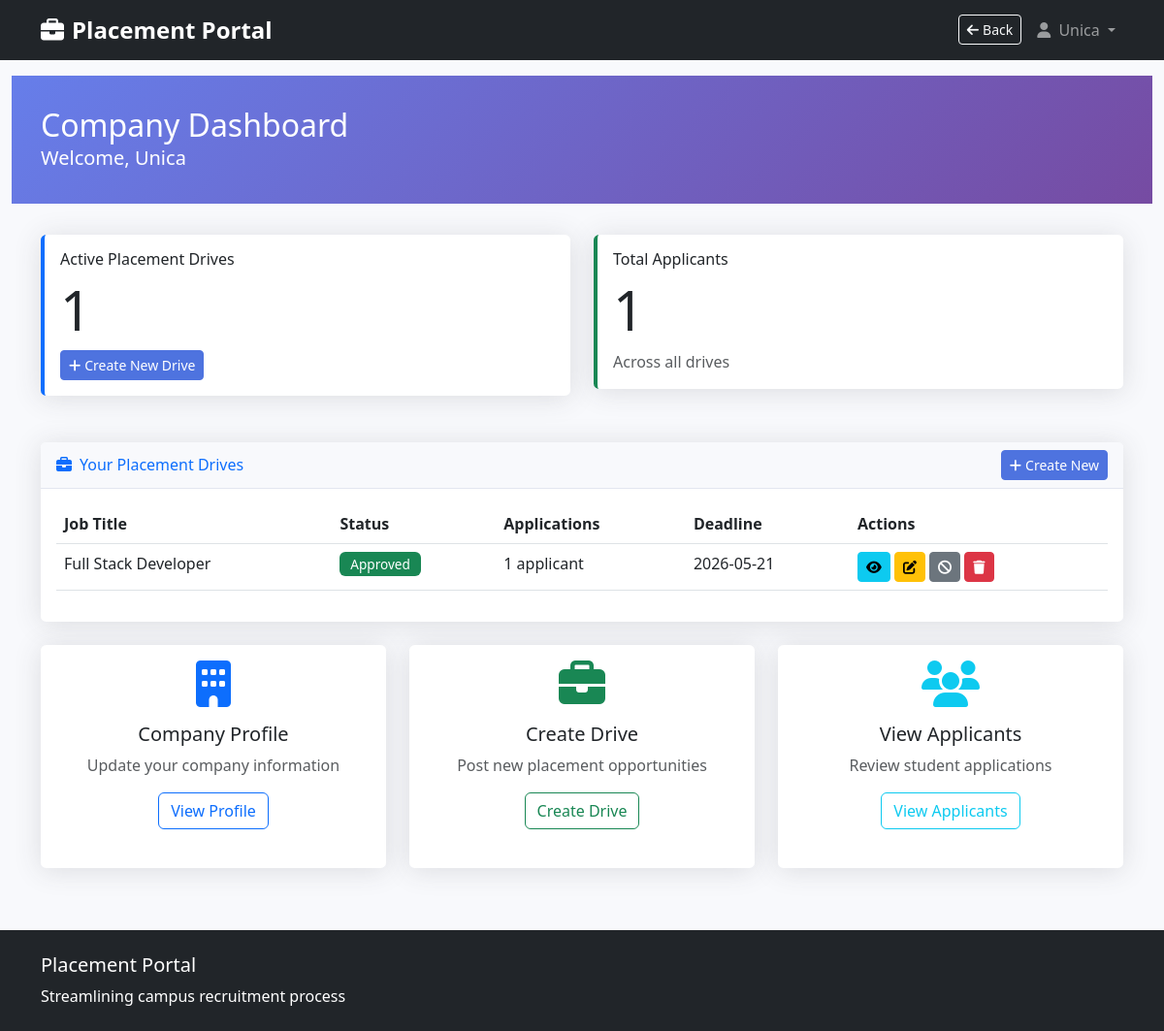
The app's page /company/dashboard (signed in) with its own data.
### models.py (models this page shows, shortened)
class Company(db.Model):
    __tablename__ = 'companies'
    id = db.Column(db.Integer, primary_key=True)
    user_id = db.Column(db.Integer, db.ForeignKey('users.id'), nullable=False, unique=True)
    company_name = db.Column(db.String(200), nullable=False)
    hr_name = db.Column(db.String(100), nullable=False)
    hr_contact = db.Column(db.String(20), nullable=False)
    website = db.Column(db.String(200))
    address = db.Column(db.Text)
    description = db.Column(db.Text)
    is_approved = db.Column(db.Boolean, default=False)
    created_at = db.Column(db.DateTime, default=datetime.utcnow)
    user = db.relationship('User', backref=db.backref('company_profile', uselist=False))
    drives = db.relationship('PlacementDrive', backref='company', lazy=True)

class PlacementDrive(db.Model):
    __tablename__ = 'placement_drives'
    id = db.Column(db.Integer, primary_key=True)
    company_id = db.Column(db.Integer, db.ForeignKey('companies.id'), nullable=False)
    job_title = db.Column(db.String(200), nullable=False)
    job_description = db.Column(db.Text, nullable=False)
    eligibility_criteria = db.Column(db.String(50), nullable=False)  # Min CGPA
    location = db.Column(db.String(100))
    salary_package = db.Column(db.String(50))
    application_deadline = db.Column(db.Date, nullable=False)
    status = db.Column(db.String(20), default='pending')  # pending, approved, rejected, closed
    created_at = db.Column(db.DateTime, default=datetime.utcnow)
    applications = db.relationship('Application', backref='drive', lazy=True)

### app.py (the view)
@app.route('/company/dashboard')
@login_required
def company_dashboard():
    if current_user.role != 'company':
        flash('Access denied.', 'danger')
        return redirect(url_for('home'))
    company = Company.query.filter_by(user_id=current_user.id).first()
    if not company:
        flash('Company profile not found.', 'danger')
        return redirect(url_for('logout'))
    drives = PlacementDrive.query.filter_by(company_id=company.id).all()
    today = datetime.utcnow().date()
    active_drives = (PlacementDrive.query
                    .filter(
                        PlacementDrive.company_id == company.id,
                        PlacementDrive.status == 'approved',
                        PlacementDrive.application_deadline >= today,
                    )
                    .order_by(PlacementDrive.application_deadline.asc())
                    .all())
    total_drives = len(drives)
    total_applicants = 0
    for drive in drives:
        total_applicants += Application.query.filter_by(drive_id=drive.id).count()
    return render_template('company/dashboard.html',
                         company=company,
                         drives=drives,
                         active_drives=active_drives,
                         total_drives=total_drives,
                         total_applicants=total_applicants)

### templates/company/dashboard.html (shortened to what this page needs)
{% extends "base.html" %}
{% block content %}
<div class="container-fluid">
    <div class="dashboard-header">
        <div class="container">
            <h1 class="h2 mb-0">Company Dashboard</h1>
            <p class="lead mb-0">Welcome, {{ company.company_name }}</p>
        </div>
    </div>
    <div class="container mt-4">
        <div class="row">
            <div class="col-md-6 mb-4">
                <div class="card stat-card border-primary">
                    <div class="card-body">
                        <h6 class="card-title">Active Placement Drives</h6>
                        <h2 class="display-4">{{ active_drives|length }}</h2>
                        {% if company.is_approved %}
                            <a href="{{ url_for('create_drive') }}" class="btn btn-primary btn-sm">
                                <i class="fas fa-plus me-1"></i>Create New Drive
                            </a>
                        {% else %}
                            <button class="btn btn-primary btn-sm" disabled>
                                <i class="fas fa-plus me-1"></i>Create New Drive
                            </button>
                        {% endif %}
                    </div>
                </div>
            </div>
            <div class="col-md-6 mb-4">
                <div class="card stat-card border-success">
                    <div class="card-body">
                        <h6 class="card-title">Total Applicants</h6>
                        <h2 class="display-4">{{ total_applicants }}</h2>
                        <p class="text-muted mb-0">Across all drives</p>
                    </div>
                </div>
            </div>
        </div>
        <div class="card">
            <div class="card-header d-flex justify-content-between align-items-center">
                <h6 class="m-0 font-weight-bold text-primary">
                    <i class="fas fa-briefcase me-2"></i>Your Placement Drives
                </h6>
                {% if company.is_approved %}
                    <a href="{{ url_for('create_drive') }}" class="btn btn-primary btn-sm">
                        <i class="fas fa-plus me-1"></i>Create New
                    </a>
                {% else %}
                    <button class="btn btn-primary btn-sm" disabled>
                        <i class="fas fa-plus me-1"></i>Create New
                    </button>
                {% endif %}
            </div>
            <div class="card-body">
                {% if drives %}
                    <div class="table-responsive">
                        <table class="table table-hover">
                            <thead>
                                <tr>
                                    <th>Job Title</th>
                                    <th>Status</th>
                                    <th>Applications</th>
                                    <th>Deadline</th>
                                    <th>Actions</th>
                                </tr>
                            </thead>
                            <tbody>
                                {% for drive in drives %}
                                    <tr>
                                        <td>{{ drive.job_title }}</td>
                                        <td>
                                            {% if drive.status == 'pending' %}
                                                <span class="badge bg-warning text-dark">Pending</span>
                                            {% elif drive.status == 'approved' %}
                                                <span class="badge bg-success">Approved</span>
                                            {% elif drive.status == 'rejected' %}
                                                <span class="badge bg-danger">Rejected</span>
                                            {% elif drive.status == 'closed' %}
                                                <span class="badge bg-danger">Closed</span>
                                            {% else %}
                                                <span class="badge bg-secondary">{{ drive.status }}</span>
                                            {% endif %}
                                        </td>
                                        <td>
                                            {% set app_count = drive.applications|length %}
                                            {{ app_count }} applicant{% if app_count != 1 %}s{% endif %}
                                        </td>
                                        <td>{{ drive.application_deadline.strftime('%Y-%m-%d') }}</td>
                                        <td>
                                            <a href="{{ url_for('view_drive_applications', drive_id=drive.id) }}"
                                               class="btn btn-sm btn-info">
                                                <i class="fas fa-eye"></i>
                                            </a>
                                            {% if drive.status != 'closed' %}
                                                <a href="{{ url_for('edit_drive', drive_id=drive.id) }}" class="btn btn-sm btn-warning">
                                                    <i class="fas fa-edit"></i>
                                                </a>
                                            {% else %}
                                                <button class="btn btn-sm btn-warning" disabled>
                                                    <i class="fas fa-edit"></i>
                                                </button>
                                            {% endif %}
                                            {% if drive.status != 'closed' %}
                                                <form method="POST" action="{{ url_for('close_drive', drive_id=drive.id) }}" class="d-inline">
                                                    <button type="submit" class="btn btn-sm btn-secondary" title="Close Drive">
                                                        <i class="fas fa-ban"></i>
                                                    </button>
                                                </form>
                                            {% else %}
                                                <button class="btn btn-sm btn-secondary" disabled title="Drive Closed">
                                                    <i class="fas fa-ban"></i>
                                                </button>
                                            {% endif %}
                                            <form method="POST" action="{{ url_for('delete_drive', drive_id=drive.id) }}" class="d-inline" onsubmit="return confirm('Are you sure you want to delete this drive?');">
                                                <button type="submit" class="btn btn-sm btn-danger" title="Delete Drive">
                                                    <i class="fas fa-trash"></i>
                                                </button>
                                            </form>
                                        </td>
                                    </tr>
                                {% endfor %}
                            </tbody>
                        </table>
                    </div>
                {% endif %}
            </div>
        </div>
        <div class="row mt-4">
            <div class="col-md-4 mb-3">
                <div class="card text-center h-100">
                    <div class="card-body">
                        <i class="fas fa-building fa-3x text-primary mb-3"></i>
                        <h5>Company Profile</h5>
                        <p class="text-muted">Update your company information</p>
                        <a href="{{ url_for('company_profile') }}" class="btn btn-outline-primary">
                            View Profile
                        </a>
                    </div>
                </div>
            </div>
            <div class="col-md-4 mb-3">
                <div class="card text-center h-100">
                    <div class="card-body">
                        <i class="fas fa-briefcase fa-3x text-success mb-3"></i>
                        <h5>Create Drive</h5>
                        <p class="text-muted">Post new placement opportunities</p>
                        {% if company.is_approved %}
                            <a href="{{ url_for('create_drive') }}" class="btn btn-outline-success">
                                Create Drive
                            </a>
                        {% else %}
                            <button class="btn btn-outline-success" disabled>
                                Create Drive
                            </button>
                        {% endif %}
                    </div>
                </div>
            </div>
            <div class="col-md-4 mb-3">
                <div class="card text-center h-100">
                    <div class="card-body">
                        <i class="fas fa-users fa-3x text-info mb-3"></i>
                        <h5>View Applicants</h5>
                        <p class="text-muted">Review student applications</p>
                        {% if active_drives %}
                            <a href="{{ url_for('view_drive_applications', drive_id=active_drives[0].id) }}"
                               class="btn btn-outline-info">
                                View Applicants
                            </a>
                        {% else %}
                            <button class="btn btn-outline-info" disabled>
                                No Active Drives
                            </button>
                        {% endif %}
                    </div>
                </div>
            </div>
        </div>
    </div>
</div>
{% endblock %}

### templates/base.html (shortened to what this page needs)
<!DOCTYPE html>
<html lang="en">
<head>
    <link href="https://cdn.jsdelivr.net/npm/bootstrap@5.3.0/dist/css/bootstrap.min.css" rel="stylesheet">
    <link rel="stylesheet" href="https://cdnjs.cloudflare.com/ajax/libs/font-awesome/6.4.0/css/all.min.css">
    <link rel="stylesheet" href="{{ url_for('static', filename='css/style.css') }}">
</head>
<body>
    <nav class="navbar navbar-expand-lg navbar-dark bg-dark">
        <div class="container">
            <a class="navbar-brand" href="{{ url_for('home') }}">
                <i class="fas fa-briefcase me-2"></i>Placement Portal
            </a>
            <div class="collapse navbar-collapse" id="navbarNav">
                <ul class="navbar-nav ms-auto">
                    {% if current_user.is_authenticated %}
                        {% if show_back %}
                            <li class="nav-item me-2">
                                <a class="btn btn-outline-light btn-sm mt-1" href="{{ back_url }}">
                                    <i class="fas fa-arrow-left me-1"></i>Back
                                </a>
                            </li>
                        {% endif %}
                        <li class="nav-item dropdown">
                            <a class="nav-link dropdown-toggle" href="#" id="navbarDropdown" role="button"
                               data-bs-toggle="dropdown" aria-expanded="false">
                                <i class="fas fa-user me-1"></i>
                                {% if current_user.role == 'admin' %}
                                    Admin
                                {% elif current_user.role == 'company' %}
                                    {{ current_user.company_profile.company_name }}
                                {% else %}
                                    {{ current_user.student_profile.full_name }}
                                {% endif %}
                            </a>
                        </li>
                    {% endif %}
                </ul>
            </div>
        </div>
    </nav>
    <main>
        {% block content %}{% endblock %}
    </main>
    <footer class="bg-dark text-white py-4 mt-5">
        <div class="container">
            <div class="row">
                <div class="col-md-6">
                    <h5>Placement Portal</h5>
                    <p class="mb-0">Streamlining campus recruitment process</p>
                </div>
                <div class="col-md-6 text-md-end">
                </div>
            </div>
        </div>
    </footer>
</body>
</html>

### records on screen
Company: company_profile.company_name "Unica", company_name "Unica"
PlacementDrive: job_title "Full Stack Developer", status "Approved", app_count "1", application_deadline "2026-05-21"

### other values on screen
{{ active_drives|length }} "1"
{{ total_applicants }} "1"
